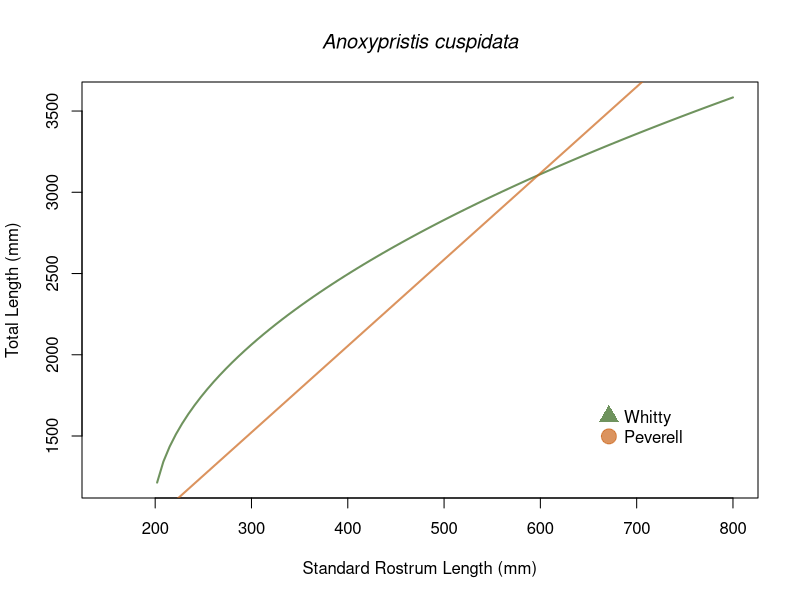

Source code (R): (Note: this script raises an error after producing the figure.)
#Define parameters
x <- seq(150, 850)      #SRL bounds
y1 <- function(x) {(0.1795 + (0.00036*x - 0.071208)^.5)/0.00018}    #Whitty Equation
y2 <- function(x) {5.317*x - 72.683}        #Peverell Equation

#Image parameters
tiff("test.tiff", units="in", width=5, height=5, res=300)

#Plot curves
curve(y1, from=150, to=800, xlab="Standard Rostrum Length (mm)", ylab="Total Length (mm)", col=rgb(0.2,0.4,0.1,0.7), lwd=2, main="Anoxypristis cuspidata", font.main=3)
curve(y2, add=TRUE, lwd=2, col=rgb(0.8,0.4,0.1,0.7))

#Add legend
legend("bottomright", 
       legend = c("Whitty", "Peverell"), 
       col = c(rgb(0.2,0.4,0.1,0.7), 
               rgb(0.8,0.4,0.1,0.7)), 
       pch = c(17,19), 
       bty = "n", 
       pt.cex = 2, 
       cex = 1, 
       text.col = "black", 
       horiz = F , 
       inset = c(0.1, 0.1))

dev.off()
save("test.tiff")
